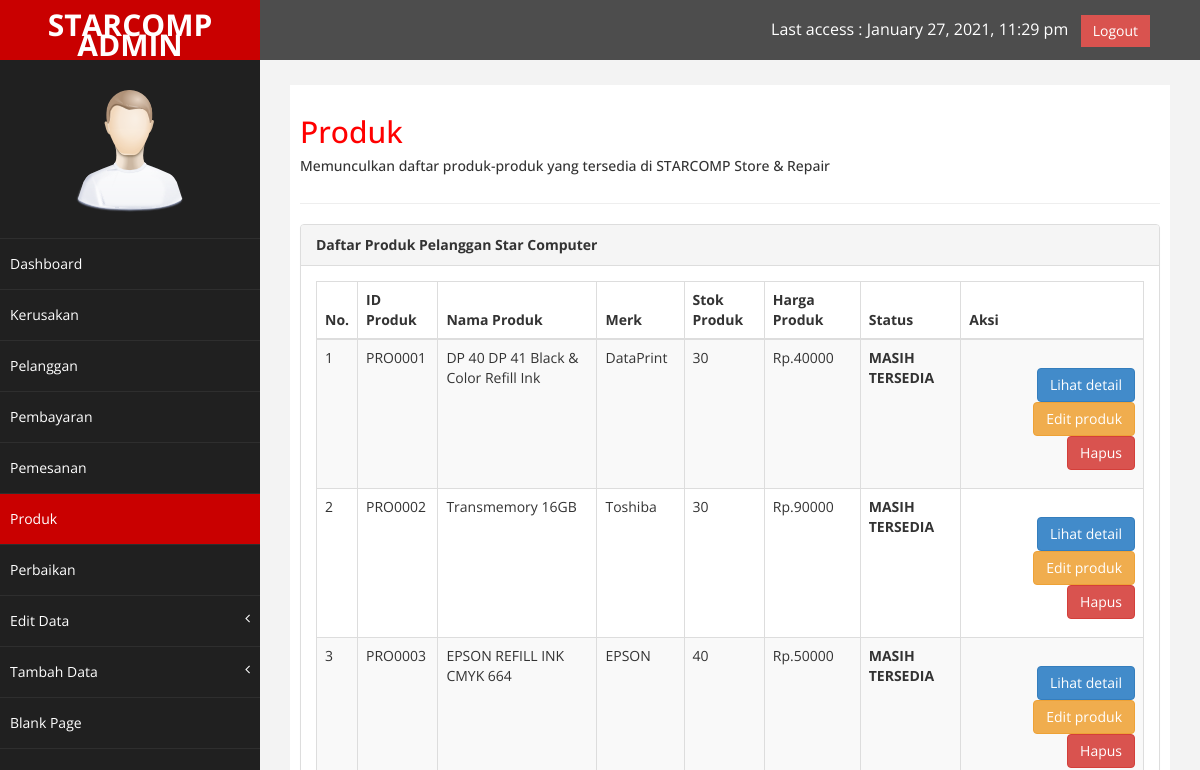
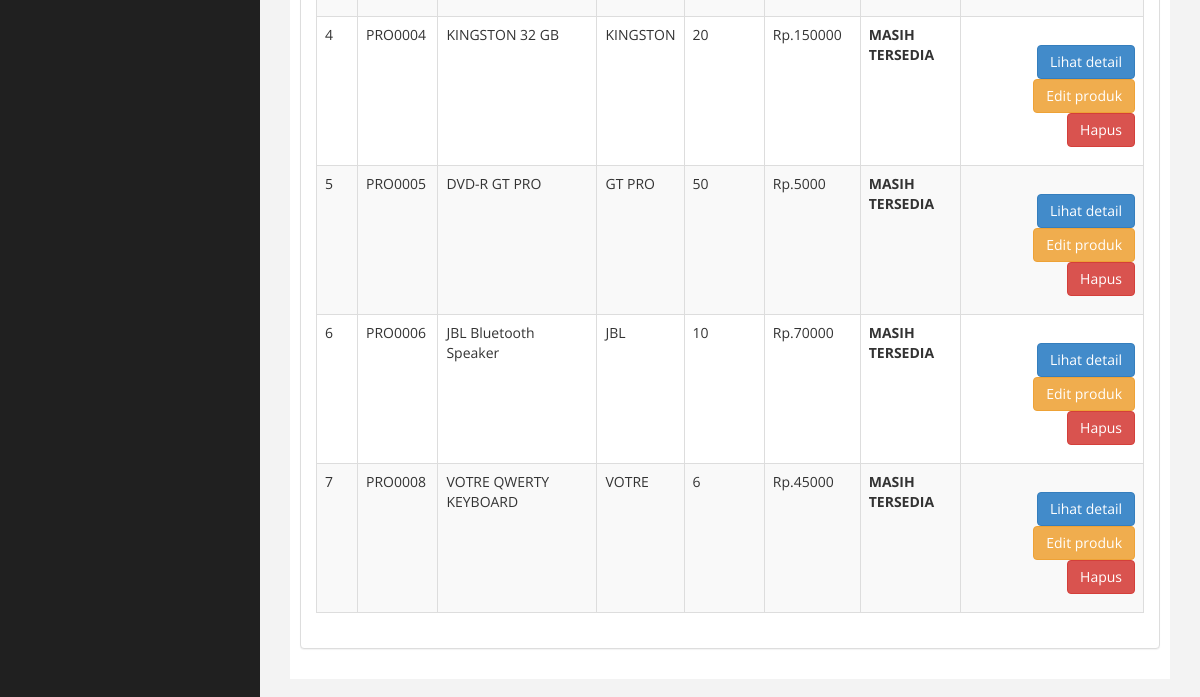
Page /index.php/produk on the earlier database version (2 pictures, top to bottom).
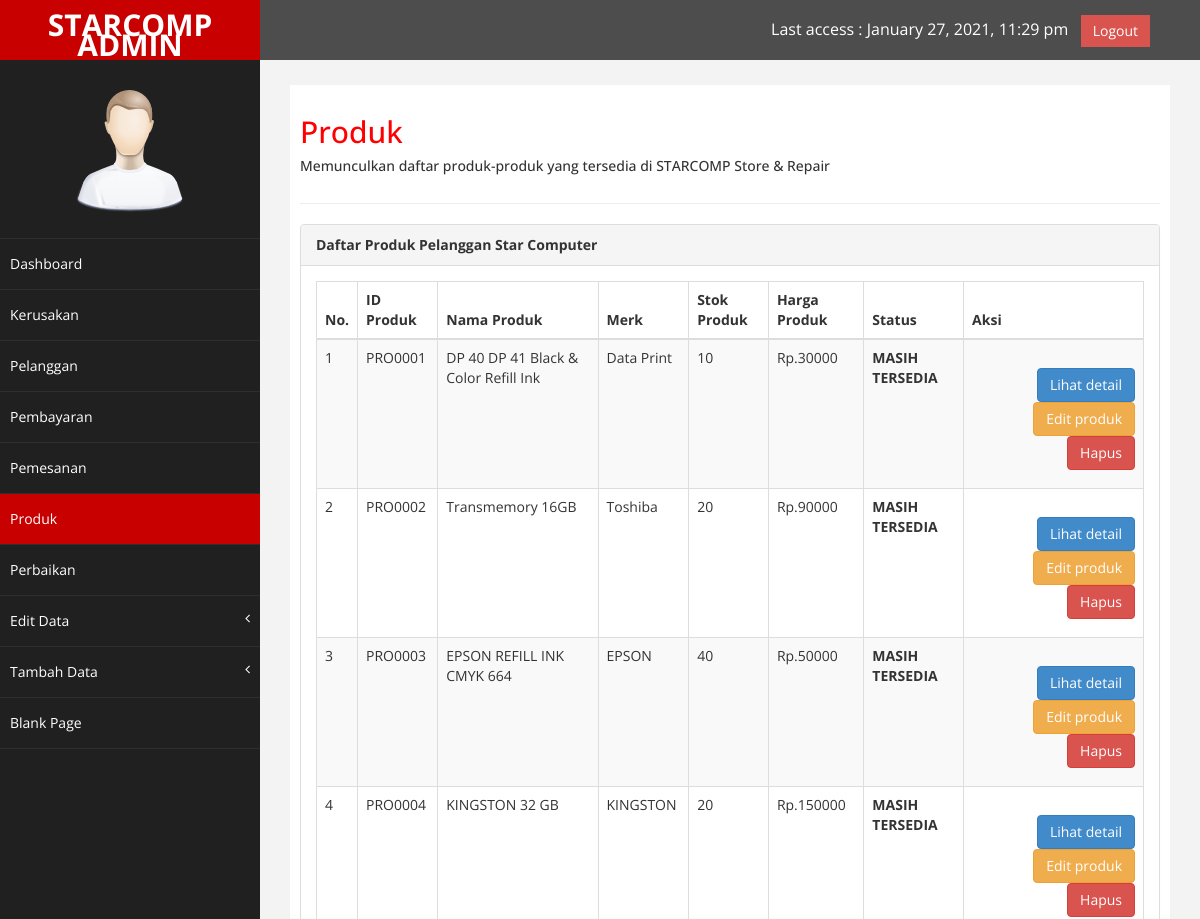
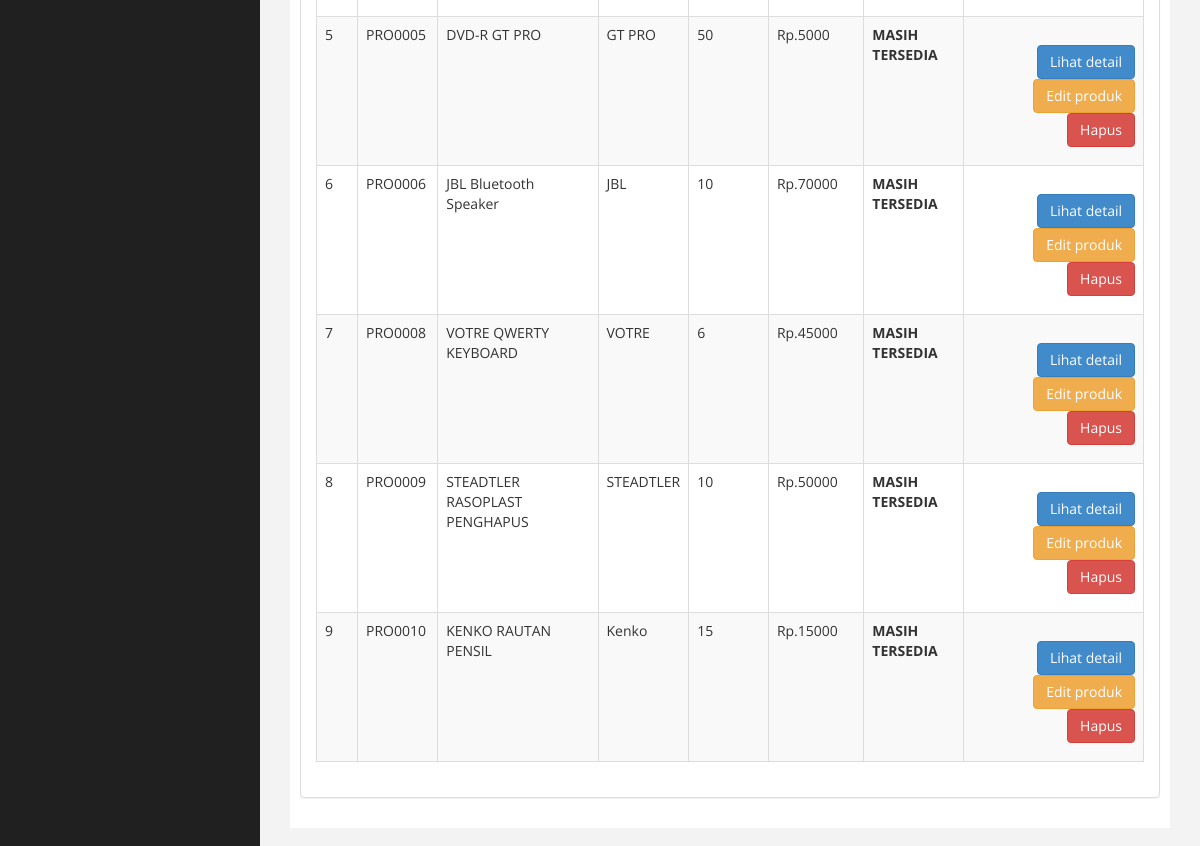
Same page on the later database version (2 pictures, top to bottom).
### tables this page shows
CREATE TABLE `produk` (
  `id_produk` varchar(10) NOT NULL,
  `nm_produk` varchar(50) NOT NULL,
  `id_kategori` varchar(7) NOT NULL,
  `nm_kategori` varchar(30) NOT NULL,
  `merk` varchar(20) NOT NULL,
  `stok_produk` int(3) NOT NULL,
  `hrg_produk` int(7) NOT NULL,
  `deskripsi` varchar(265) NOT NULL
);

### application/controllers/Produk.php (called while the page is built, shortened)
<?php
class Produk extends CI_Controller {
	public function __construct()
	{
		$this->load->database();
		$this->load->model('produk_model');
		$this->load->helper(array('url'));
	}
	public function index(){
		$result['produk'] = $this->produk_model->listing();
		$this->load->view('main/produk', $result);
	}
}

### index.php (called while the page is built, shortened)
<?php
require_once BASEPATH.'core/CodeIgniter.php';

### application/models/Produk_model.php (called while the page is built, shortened)
<?php
class Produk_model extends CI_Model {
	public function listing(){
		$query = $this->db->query('select * from produk;');
		return $query->result();
	}
}

### application/views/main/produk.php (the view, shortened to what this page needs)
<!DOCTYPE html>
<html xmlns="http://www.w3.org/1999/xhtml">
<head>
   <link href="<?php echo base_url('assets/css/bootstrap.css');?>" rel="stylesheet" />
    <link href="<?php echo base_url('assets/css/font-awesome.css')?>" rel="stylesheet" />
    <link href="<?php echo base_url('assets/js/morris/morris-0.4.3.min.css')?>" rel="stylesheet" />
    <link href="<?php echo base_url('assets/css/custom.css')?>" rel="stylesheet" />
</head>
<body>
    <div id="wrapper">
        <nav class="navbar navbar-default navbar-cls-top " role="navigation" style="margin-bottom: 0">
            <div class="navbar-header">
                <a class="navbar-brand" href="<?php echo site_url('Dashboard/')?>">STARCOMP ADMIN</a>
            </div>
  <div style="color: white;
padding: 15px 50px 5px 50px;
float: right;
font-size: 16px;"> Last access : <?php echo date("F j, Y, g:i a");?> &nbsp; <a href="<?php echo site_url('Login/logout');?>" class="btn btn-danger square-btn-adjust">Logout</a> </div>
        </nav>
                <nav class="navbar-default navbar-side" role="navigation">
            <div class="sidebar-collapse">
                <ul class="nav" id="main-menu">
                <li class="text-center">
                    <img src="<?php echo base_url('assets/img/find_user.png')?>" class="user-image img-responsive"/>
                    </li>
                    <li>
                        <a href="<?php echo site_url('Dashboard')?>"> Dashboard</a>
                    </li>
                     <li>
                        <a  href="<?php echo site_url('Kerusakan')?>"></i> Kerusakan</a>
                    </li>
                    <li>
                        <a  href="<?php echo site_url('Users')?>">Pelanggan </a>
                    </li>
                    <li>
                        <a   href="<?php echo site_url('Pembayaran')?>">Pembayaran</a>
                    </li>
                    <li>
                        <a  href="<?php echo site_url('Pemesanan')?>">Pemesanan</a>
                    </li>
                    <li>
                        <a class="active-menu" href="<?php echo site_url('Produk')?>"> Produk </a>
                    </li>
                    <li>
                      <a href="<?php echo site_url('Perbaikan')?>">Perbaikan</a>
                    </li>
                     <li>
                        <a href="#">Edit Data<span class="fa arrow"></span></a>
                      </li>
                       <li>
                        <a href="#">Tambah Data<span class="fa arrow"></span></a>
                  <li  >
                        <a  href="<?php echo site_url('Welcome/blank')?>">Blank Page</a>
                    </li>
                </ul>
            </div>
        </nav>
       <div id="page-wrapper" >
            <div id="page-inner">
                <div class="row">
                    <div class="col-md-12">
                     <h2>Produk</h2>
                        <h5>Memunculkan daftar produk-produk yang tersedia di STARCOMP Store & Repair</h5>
                    </div>
                </div>
                 <hr />
            <div class="row">
                <div class="col-md-12">
                    <div class="panel panel-default">
                        <div class="panel-heading">
                             <b>Daftar Produk Pelanggan Star Computer</b>
                        </div>
                        <div class="panel-body">
                            <div class="table-responsive">
                                <table class="table table-striped table-bordered table-hover" id="dataTables-example">
                                    <thead>
                                        <tr>
                                            <th>No.</th>
                                            <th>ID Produk</th>
                                            <th>Nama Produk</th>
                                            <th>Merk</th>
                                            <th>Stok Produk</th>
                                            <th>Harga Produk</th>
                                            <th>Status</th>
                                            <th>Aksi</th>
                                        </tr>
                                    </thead>
                                    <tbody>
                                        <tr class="gradeU">
                                            <?php
                                            $no = 1;
                                            foreach ($produk as $produk) {
                                            ?>
                                            <td><?php echo $no ;?></td>
                                            <td><?php echo $produk->id_produk?></td>
                                            <td><?php echo $produk->nm_produk; ?></td>
                                            <td><?php echo $produk->merk;?></td>
                                            <td><?php echo $produk->stok_produk;?></td>
                                            <td><?php echo "Rp.".$produk->hrg_produk;?></td>
                                            <td><b>
                                                <?php
                                                    if ($produk->stok_produk == 0) {
                                                        echo "HABIS";
                                                    } else {
                                                        echo "MASIH TERSEDIA";
                                                    }
                                                ?>
                                            </b></td>
                                            <td>
                                            <p align="right">
                                                <a class="btn btn-primary" href="<?php echo site_url('Produk/detail_produk/'. $produk->id_produk) ;?>">Lihat detail</a>
                                                <a href="<?php echo site_url('produk/ganti_produk/'.$produk->id_produk)?>" class="btn btn-warning">Edit produk</a>
                                                <a class=" btn btn-danger" href="<?php echo site_url('Produk/hps_produk/'.$produk->id_produk)?>" onclick="return confirm('Anda Yakin Ingin Menghapus Data Ini ?')">Hapus</a>
                                            </p>
                                            </td>
                                        </tr>
                                        <?php $no++; }?>
                                    </tbody>
                                </table>
                            </div>
                        </div>
                    </div>
                </div>
            </div>
      </div>
    </div>
    </div>
</body>
</html>

### assets/css/custom.css (style rules this page uses)
body { font-family: 'Open Sans', sans-serif; }
#wrapper { width: 100%; background:#202020; }
#page-wrapper { padding: 15px 15px; min-height: 600px; background:#F3F3F3; }
#page-inner { width:100%; margin:10px 20px 10px 0px; background-color:#fff!important; padding:10px; min-height:1200px; }
.text-center { text-align:center; }
h2 { color: #f00; }
.square-btn-adjust { border: 0px solid transparent; -webkit-border-radius: 0px; -moz-border-radius: 0px; border-radius: 0px; }
p { font-size:16px; line-height:25px; padding-top:20px; }
.user-image { margin: 25px auto; -webkit-border-radius: 10px; -moz-border-radius: 10px; border-radius: 10px; max-height:170px; max-width:170px; }
.navbar-cls-top .navbar-brand { color: #fff; background: #C90000; width: 260px; text-align: center; height: 60px; font-size: 30px; font-weight: 700; }
.active-menu { background-color:#C90000!important; }
.arrow { float: right; }
.fa.arrow:before { content: "\f104"; }
.sidebar-collapse , .sidebar-collapse .nav { background:none; }
.sidebar-collapse .nav { padding:0; }
.sidebar-collapse .nav > li > a { color:#fff; background:#202020; text-shadow:none; }
.sidebar-collapse > .nav > li > a { padding:15px 10px; }
.sidebar-collapse > .nav > li { border-bottom: 1px solid rgba(107, 108, 109, 0.19); }
.navbar-side { border:none; background-color: #202020; }
.navbar-cls-top { background:#4D4D4D; border-bottom:none; }
.navbar-default { border:0px solid black; }
.navbar-header { background: #A70303; }
@media (min-width:768px) { #page-wrapper { margin: 0 0 0 260px; padding: 15px 30px; min-height: 1200px; } }
@media (min-width:768px) { .navbar-side { z-index: 1; position: absolute; width: 260px; } }
@media (min-width:768px) { .navbar { border-radius: 0px; } }

Differences in the rows shown:
changed produk "PRO0001": merk "DataPrint" → "Data Print"; stok_produk "30" → "10"; hrg_produk "40000" → "30000"
changed produk "PRO0002": stok_produk "30" → "20"
added produk: id_produk "PRO0009", nm_produk "STEADTLER RASOPLAST PENGHAPUS", merk "STEADTLER", stok_produk "10", hrg_produk "50000", shows "MASIH TERSEDIA"
added produk: id_produk "PRO0010", nm_produk "KENKO RAUTAN PENSIL", merk "Kenko", stok_produk "15", hrg_produk "15000", shows "MASIH TERSEDIA"
